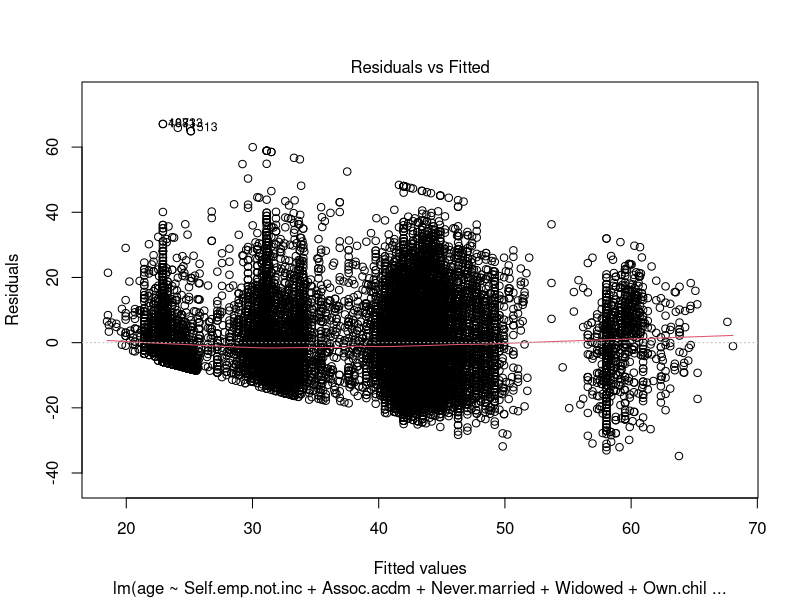
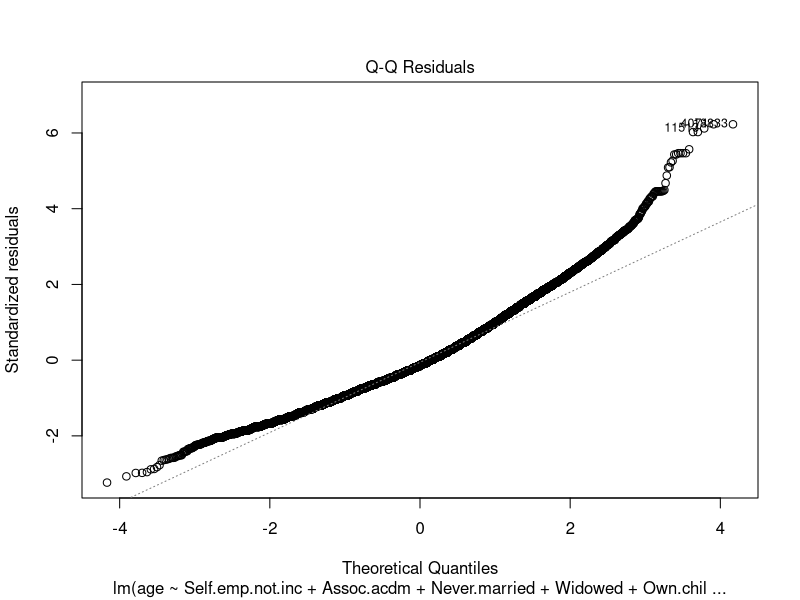
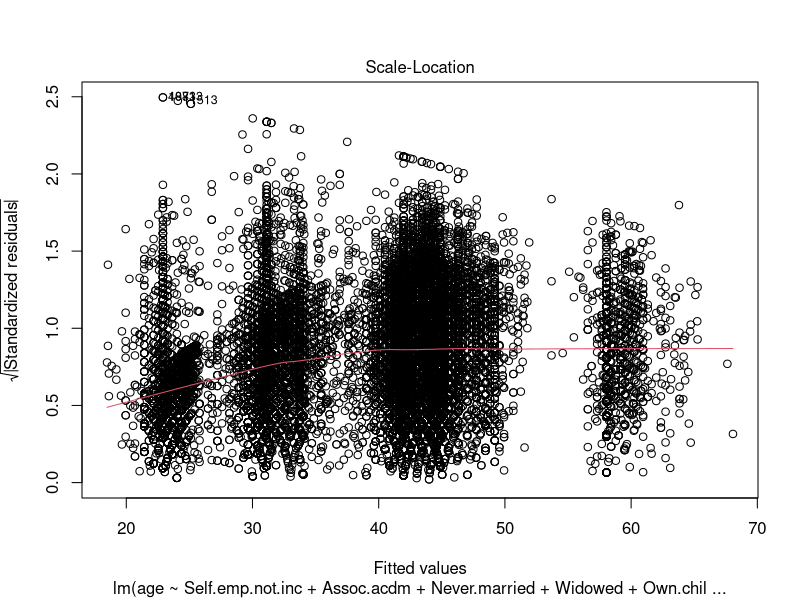
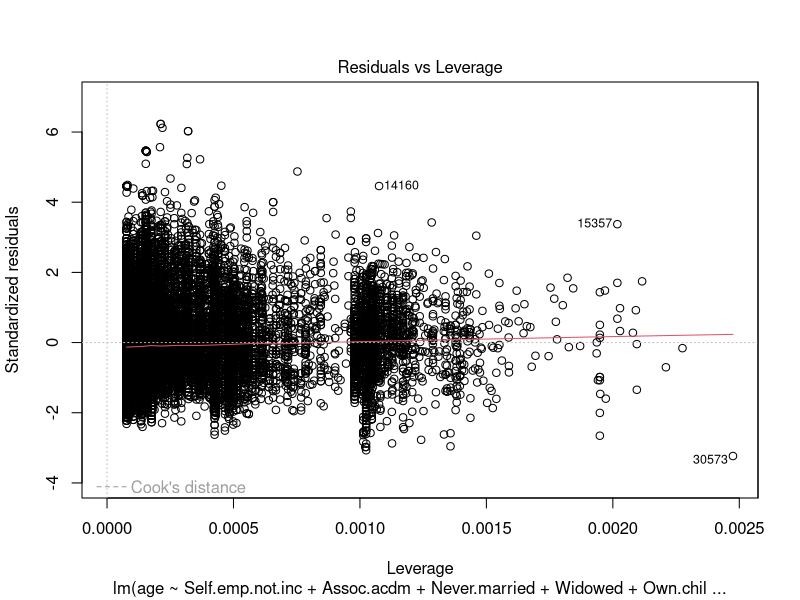
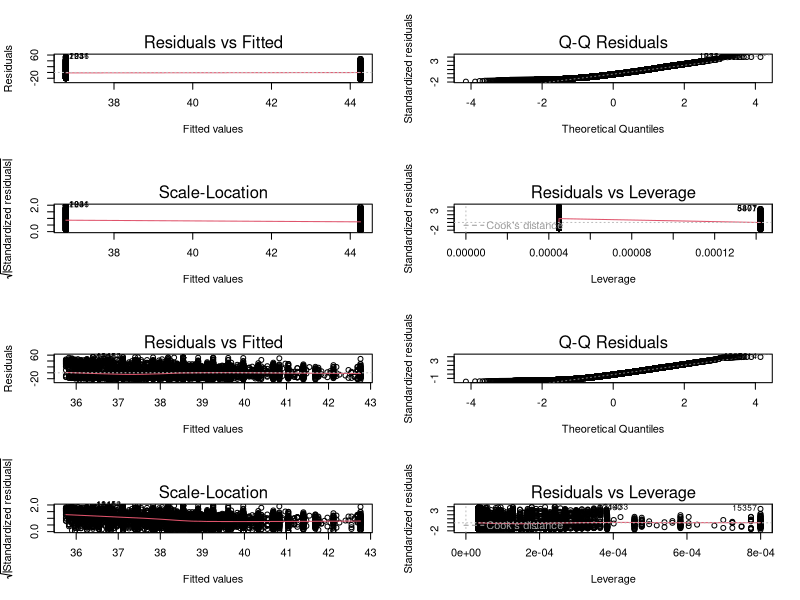
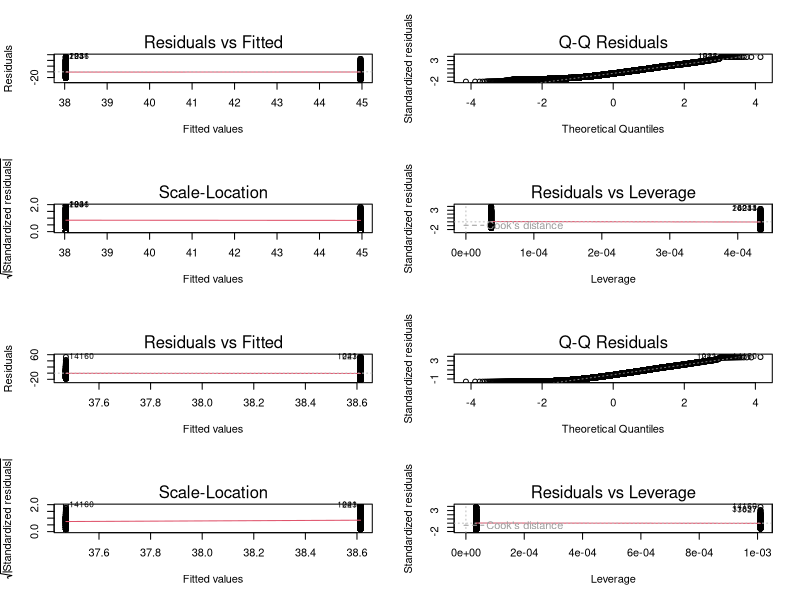
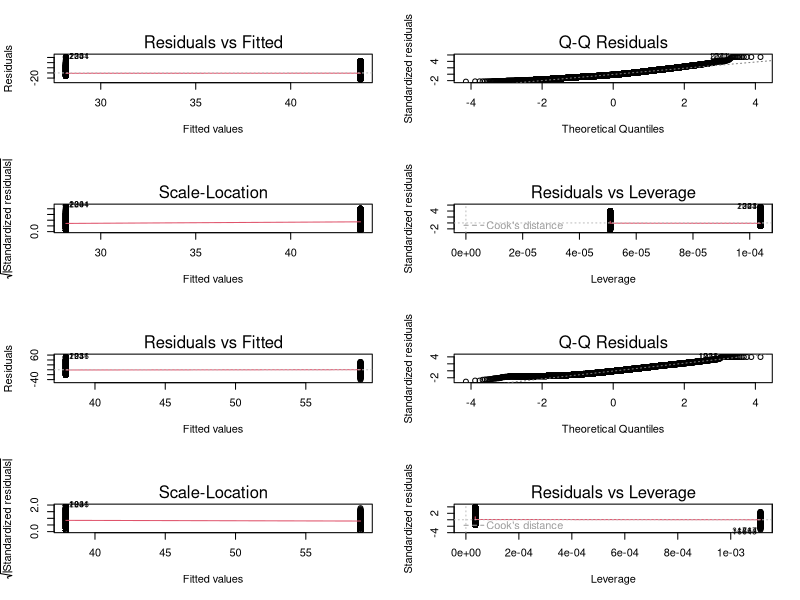
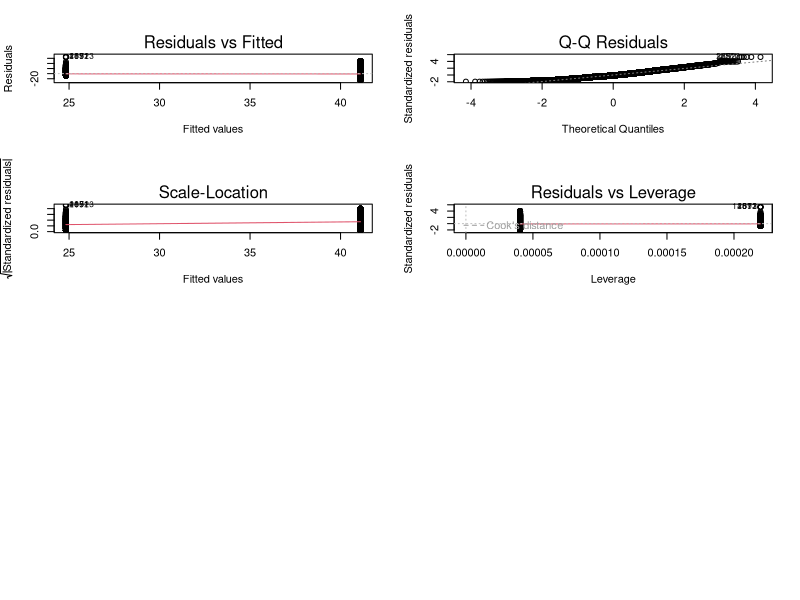

These charts were generated, in order, by the following R code: (Note: this script raises an error after producing the figures.)

# Census dataset - make sure all headers are present. otherwise complains about row.names.. 
df <- read.csv("census.csv", header=T)

#need to switch string values to numbers. Use following website suggestions
#http://www.ats.ucla.edu/stat/stata/faq/destring.htm

### the code below create a new data frame new_df that has only numberical values and 110 total columns

###init new data matrix for new data frame
new_mat <- df[[1]] #will be concatenating with cbind
cur_headers <- names(df)
new_heads <- cur_headers[1] #will be concatenating as new_heads <- c(new_heads, new_header)

for (i in (2 : length(cur_headers))){
	cur_head <- cur_headers[i]
	### if the header is in the factors - get header index
	### else save the header and move whole column
	createNewCols = TRUE
	if (cur_head == "workclass") {
		labels <- levels(factor(df$workclass))
	} else if (cur_head == "education") {
		labels <- levels(factor(df$education))
	} else if (cur_head == "marital_status") {
		labels <- levels(factor(df$marital_status))
	} else if (cur_head == "occupation") {
		labels <- levels(factor(df$occupation))
	} else if (cur_head == "relationship") {
		labels <- levels(factor(df$relationship))
	} else if (cur_head == "race") {
		labels <- levels(factor(df$race))
	} else if (cur_head == "sex") {
		#0 for male, 1 for female
		createNewCols=FALSE
		new_heads <- c(new_heads, cur_head)
		newCol <- rep(0,nrow(df))
		ones<-(df[i]=="Female")
		newCol[ones]=1	
		###place into new matrix
		new_mat<-cbind(new_mat,newCol)
	} else if (cur_head == "native_country") {
		labels <- levels(factor(df$native_country))
	} else if (cur_head == "salary") {
		#0 for <=50k, 1 for >50k
		createNewCols=FALSE
		new_heads <- c(new_heads, cur_head)
		newCol <- rep(0,nrow(df))
		ones<-(df[i]==">50K")
		newCol[ones]=1	
		###place into new matrix
		new_mat<-cbind(new_mat,newCol)
	} else { #integer column
		createNewCols=FALSE
		new_heads <- c(new_heads, cur_head)
		new_mat<-cbind(new_mat,df[i])
	}

	if (createNewCols){
		for (label in labels){

			### save header into new header vector
			new_heads <- c(new_heads, label)


			newCol <- rep(0,nrow(df))
			ones<-(df[i]==label)
			newCol[ones]=1	
			###place into new matrix
			new_mat<-cbind(new_mat,newCol)
			
		}
	}

}#end of loop over old headers

new_df<-data.frame(new_mat)
names(new_df)<-new_heads

####### Use with various K for analysis ##########
#k<-0.01
#parsimony <- prsm(new_df$sex, subset(new_df, select=-c(sex)), predacc=aiclogit, k, printdel=T)
#print(parsimony)
#parsimony <- prsm(new_df$salary, subset(new_df, select=-c(salary)), predacc=aiclogit, k, printdel=T)
#print(parsimony)
#parsimony <- prsm(new_df$age, subset(new_df, select=-c(age)), k, crit="max", printdel=T)
#print(parsimony)

x<- names(new_df)
new.headers <- gsub("-",".",x)
names(new_df) <- new.headers

x<- names(new_df)
new.headers <- gsub("_",".",x)
names(new_df) <- new.headers

fitSex <- lm(sex ~ Widowed + Craft.repair + Farming.fishing + Handlers.cleaners + Transport.moving + Not.in.family + Other.relative + Own.child + Unmarried + Wife, data=new_df)
summary(fitSex)

fitSalary <- lm(salary ~ capital.gain, data=new_df)
summary(fitSalary)

fitSalaryMore <- lm(salary ~ age + education.num + Exec.managerial + Not.in.family + Own.child + Unmarried + Wife + capital.gain + capital.loss + hours.per.week, data = new_df)
summary(fitSalaryMore)

fitAge <- lm(age ~ Self.emp.not.inc + Assoc.acdm + Never.married + Widowed + Own.child + hours.per.week + salary, data = new_df)
summary(fitAge)
plot(fitAge)

test.set.index = sample(c(1:dim(new_df)[1]),dim(new_df)[1]*.1)

data.test = new_df[test.set.index,]
data.train = new_df[-test.set.index,]


##Fitting each variable
SS.fit.salary = lm(age ~ salary, data=data.train)
predicted.values.SS.fit.salary = predict(SS.fit.salary,newdata=data.test)
mean((predicted.values.SS.fit.salary-data.test$age)^2)


SS.fit.hours.per.week = lm(age ~ hours.per.week, data=data.train)
predicted.values.SS.fit.hours.per.week = predict(SS.fit.hours.per.week,newdata=data.test)
mean((predicted.values.SS.fit.hours.per.week-data.test$age)^2)


SS.fit.Self.emp.not.inc = lm(age ~ Self.emp.not.inc, data=data.train)
predicted.values.SS.fit.Self.emp.not.inc = predict(SS.fit.Self.emp.not.inc,newdata=data.test)
mean((predicted.values.SS.fit.Self.emp.not.inc-data.test$age)^2)


SS.fit.Assoc.acdm = lm(age ~ Assoc.acdm, data=data.train)
predicted.values.SS.fit.Assoc.acdm = predict(SS.fit.Assoc.acdm,newdata=data.test)
mean((predicted.values.SS.fit.Assoc.acdm-data.test$age)^2)


SS.fit.Never.married = lm(age ~ Never.married, data=data.train)
predicted.values.SS.fit.Never.married = predict(SS.fit.Never.married,newdata=data.test)
mean((predicted.values.SS.fit.Never.married-data.test$age)^2)


SS.fit.Widowed = lm(age ~ Widowed, data=data.train)
predicted.values.SS.fit.Widowed = predict(SS.fit.Widowed,newdata=data.test)
mean((predicted.values.SS.fit.Widowed-data.test$age)^2)


SS.fit.Own.child = lm(age ~ Own.child, data=data.train)
predicted.values.SS.fit.Own.child = predict(SS.fit.Own.child,newdata=data.test)
mean((predicted.values.SS.fit.Own.child-data.test$age)^2)


##plotting smoothing splines 
par(mfrow=c(4,2))
plot(SS.fit.salary, se=T)
plot(SS.fit.hours.per.week, se=T)
plot(SS.fit.Self.emp.not.inc, se=T)
plot(SS.fit.Assoc.acdm, se=T)
plot(SS.fit.Never.married, se=T)
plot(SS.fit.Widowed, se=T)
plot(SS.fit.Own.child, se=T)
par(mfrow=c(1,1))


SS.fit.all = lm(age ~ Self.emp.not.inc + Assoc.acdm + Never.married + Widowed + Own.child + hours.per.week + salary, data=data.train)
predicted.values.SS.fit.all = predict(SS.fit.all,newdata=data.test)
mean((predicted.values.SS.fit.all-data.test$age)^2)

plot(data.test$age ~ predicted.values.SS.fit.all, xlab="predicted age", ylab="actual age", main="predicted vs actual age of 15% test test")
abline(0,1)

### plot of variables maximally contributing to variation of y-value

contribution <- function(y, x, listOfCols, predacc=ar2, printdel=F) 
{
  if (is.matrix(x))
  {
    x <- data.frame(x)
  }
  orig_cols <- listOfCols
  cols <- orig_cols 
  pac <- predacc(y, x)
  if (printdel) 
  {
    cat("full outcome = ", pac, "\n")
  }


  prev_outcome = pac
  results = c()
  headers = c()
  for (col in listOfCols)
  {
  	if (col!=listOfCols[length(listOfCols)]){
	    new_cols <- setdiff(cols, col)
	    new_pac <- predacc(y, subset(x, select=new_cols))

	      cols <- new_cols
	      pac <- new_pac
	      if (printdel)
	      {
	        cat("deleted        ", col, "\n")
	        cat("new outcome  = ", pac, "\n")
	        contrib = prev_outcome-pac
	        results = c(results, contrib)
	        headers = c(headers,col)
	        cat("contribution to age = ", contrib, "\n")
	        prev_outcome=pac
	      }
	  }
  }

  par(mar=c(7.1,4.1,4.1,2.1))
  barplot(results, ylab = "contribution", space=0, main="PAC delta contributions")
  axis(1, las=2, at=(1:length(results)-0.5), labels=headers)
}

#order picked on the basis of correlation between each explanatory variable and Y (sorted by magnitude of correlation)
listOfCols <- c( "Never.married",  "Own.child", "Widowed",  "salary", "Self.emp.not.inc", "hours.per.week",  "Assoc.acdm", "Thailand")

contribution(new_df$age, subset(new_df, select=-c(age)), listOfCols, printdel=T)


### Splitting into training and test sets ###

## printing prediction plots, or residuals plots and the error

### various k ###

### train, validation, test

### eliminating by column and seeing how much they contribute.

